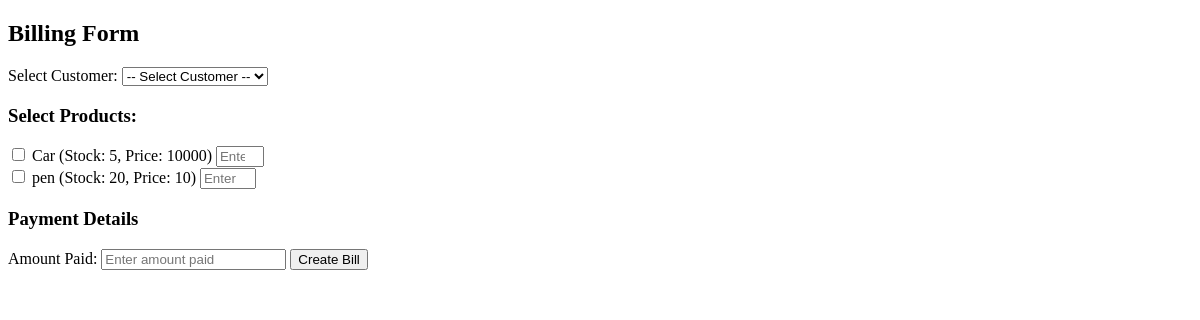
/admin/billing (signed in), run on an earlier commit of the app's database.
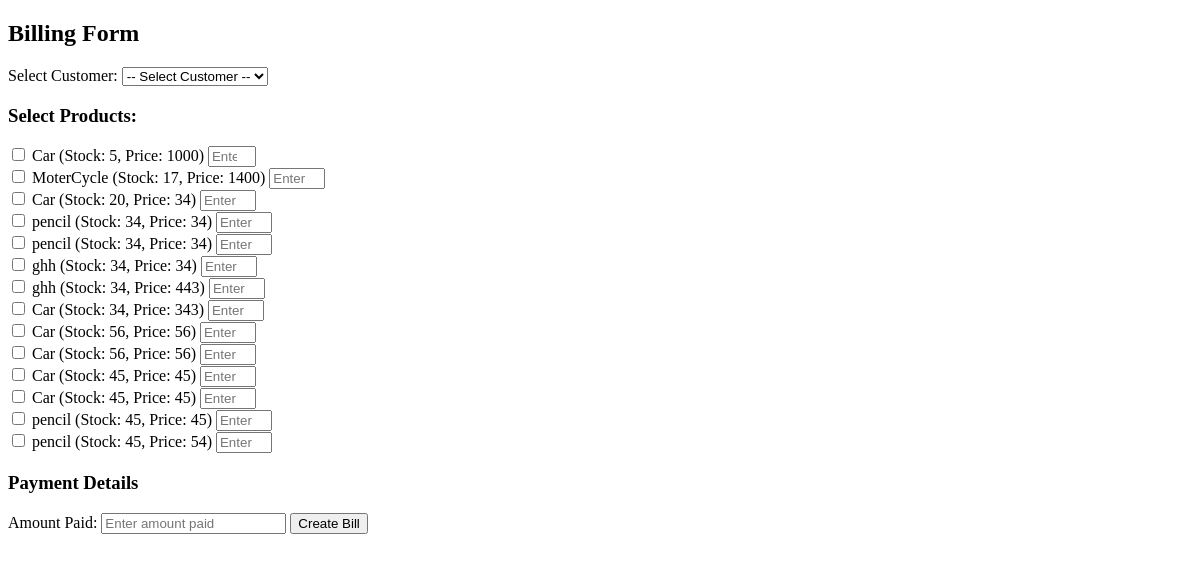
And on a later commit of the database.
### app.py (models this page shows, shortened)
class Products(db.Model):
    prod_id = db.Column(db.Integer, primary_key=True)
    user_id = db.Column(db.Integer, db.ForeignKey('user.id'), nullable=False)
    prod_name = db.Column(db.String(100), nullable=False)
    prod_quantity = db.Column(db.Integer, nullable=False)
    prod_sell_price = db.Column(db.Integer, nullable=False)
    prod_mrp = db.Column(db.Integer, nullable=False)
    prod_buy_price = db.Column(db.Integer, nullable=False)
    prod_min_quantity = db.Column(db.Integer, nullable=False)

### app.py (the view, shortened to what this page needs)
@app.route('/admin/billing', methods=['GET', 'POST'])
def create_bill():
    if 'email' in session:
        user = User.query.filter_by(email=session['email']).first()
        customers = Customer.query.filter_by(user_id=user.id).all()
        products = Products.query.filter_by(user_id=user.id).all()
        return render_template('billing_org.html', customers=customers, products=products)
    else:
        flash('You need to login first.', 'error')
        return redirect('/login')

### templates/billing_org.html (shortened to what this page needs)
<!DOCTYPE html>
<html lang="en">
<head>
</head>
<body>
    <h2>Billing Form</h2>
    <form action="/admin/billing" method="POST">
        <label for="customer">Select Customer:</label>
        <select name="customer_id" required>
            <option value="">-- Select Customer --</option>
        </select>
        <h3>Select Products:</h3>
        {% for product in products %}
            <input type="checkbox" name="product_id" value="{{ product.prod_id }}">
            {{ product.prod_name }} (Stock: {{ product.prod_quantity }}, Price: {{ product.prod_sell_price }})
            <input type="number" name="quantity_{{ product.prod_id }}" min="1" max="{{ product.prod_quantity }}" placeholder="Enter quantity">
            <br>
        {% endfor %}
        <h3>Payment Details</h3>
        <label for="amount_paid">Amount Paid:</label>
        <input type="number" name="amount_paid" min="0" step="0.01" placeholder="Enter amount paid">
        <button type="submit">Create Bill</button>
    </form>
</body>
</html>

What changed in the data, as far as the page shows it:
changed Products (number 1 of 14 on the later page): prod_sell_price "10000" → "1000"
changed Products: prod_name "pen" → "MoterCycle"; prod_quantity "20" → "17"; prod_sell_price "10" → "1400"
added Products: prod_name "Car", prod_quantity "20", prod_sell_price "34"
added Products: prod_name "pencil", prod_quantity "34", prod_sell_price "34"
added Products: prod_name "pencil", prod_quantity "34", prod_sell_price "34"
added Products: prod_name "ghh", prod_quantity "34", prod_sell_price "34"
added Products: prod_name "ghh", prod_quantity "34", prod_sell_price "443"
added Products: prod_name "Car", prod_quantity "34", prod_sell_price "343"
added Products: prod_name "Car", prod_quantity "56", prod_sell_price "56"
added Products: prod_name "Car", prod_quantity "56", prod_sell_price "56"
added Products: prod_name "Car", prod_quantity "45", prod_sell_price "45"
added Products: prod_name "Car", prod_quantity "45", prod_sell_price "45"
added Products: prod_name "pencil", prod_quantity "45", prod_sell_price "45"
added Products: prod_name "pencil", prod_quantity "45", prod_sell_price "54"
